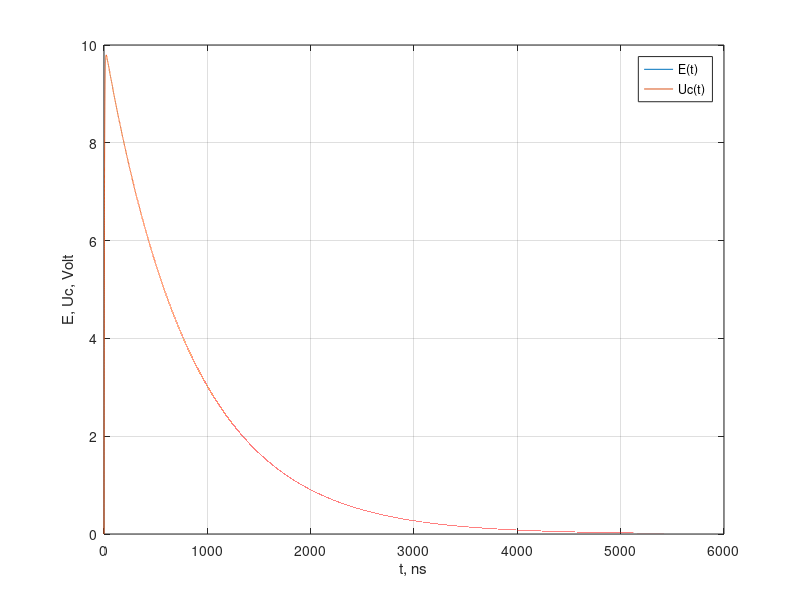

This figure's MATLAB source:
clear all;
close all;
clc;
%const E
R = 120; %om
C = 33e-12; %f
L = 100e-6; %g

A = 1;
f0 = 1/(2*pi*sqrt(L*C));
deltaT = 1/(10000*f0);
t = 0:deltaT:(15*1/f0);
lng = length(t);

Uc = nan(1, lng);
il = nan(1, lng);
ic = nan(1, lng);

E = 10*ones(1, lng);
Uc(1) = 0;
ic(1) = 0;
il (1) = 0;

fprintf('f0 = %f MHz\n', f0/1e6);

for k = 2:lng
    ic(k) = (E(k)-Uc(k-1)-il(k-1)*R) / (R);
    il(k) = il(k-1) + Uc(k-1)*deltaT / L;
    Uc(k) = Uc(k-1) + ic(k-1)*deltaT / C;
end

figure(1);
plot(t * 1e9, [E; Uc]);
xlabel('t, ns');
ylabel('E, Uc, Volt');
legend('E(t)', 'Uc(t)');
grid on;